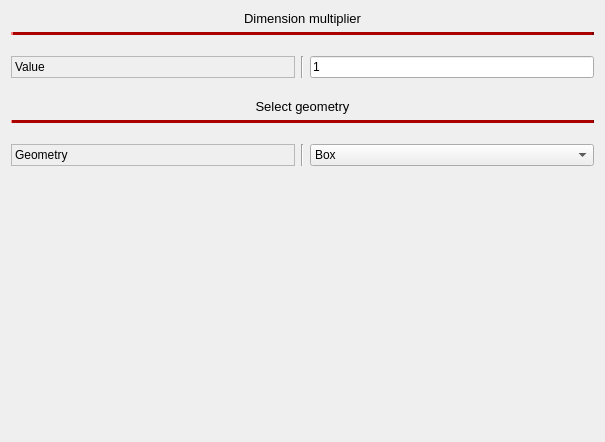
<?xml version="1.0" encoding="UTF-8"?>
<ui version="4.0">
 <class>Geometry</class>
 <widget class="QWidget" name="Geometry">
  <property name="geometry">
   <rect>
    <x>0</x>
    <y>0</y>
    <width>605</width>
    <height>442</height>
   </rect>
  </property>
  <property name="sizePolicy">
   <sizepolicy hsizetype="Preferred" vsizetype="Preferred">
    <horstretch>0</horstretch>
    <verstretch>0</verstretch>
   </sizepolicy>
  </property>
  <property name="minimumSize">
   <size>
    <width>0</width>
    <height>0</height>
   </size>
  </property>
  <property name="windowTitle">
   <string>Form</string>
  </property>
  <layout class="QVBoxLayout" name="verticalLayout_2">
   <item>
    <widget class="QLabel" name="dimension_multiplier_label">
     <property name="sizePolicy">
      <sizepolicy hsizetype="Preferred" vsizetype="Fixed">
       <horstretch>0</horstretch>
       <verstretch>0</verstretch>
      </sizepolicy>
     </property>
     <property name="font">
      <font>
       <pointsize>10</pointsize>
       <bold>false</bold>
      </font>
     </property>
     <property name="text">
      <string>Dimension multiplier</string>
     </property>
     <property name="alignment">
      <set>Qt::AlignCenter</set>
     </property>
    </widget>
   </item>
   <item>
    <widget class="Line" name="line">
     <property name="sizePolicy">
      <sizepolicy hsizetype="Preferred" vsizetype="Fixed">
       <horstretch>0</horstretch>
       <verstretch>0</verstretch>
      </sizepolicy>
     </property>
     <property name="palette">
      <palette>
       <active>
        <colorrole role="WindowText">
         <brush brushstyle="SolidPattern">
          <color alpha="255">
           <red>0</red>
           <green>0</green>
           <blue>0</blue>
          </color>
         </brush>
        </colorrole>
        <colorrole role="Button">
         <brush brushstyle="SolidPattern">
          <color alpha="255">
           <red>255</red>
           <green>0</green>
           <blue>0</blue>
          </color>
         </brush>
        </colorrole>
        <colorrole role="Light">
         <brush brushstyle="SolidPattern">
          <color alpha="255">
           <red>255</red>
           <green>127</green>
           <blue>127</blue>
          </color>
         </brush>
        </colorrole>
        <colorrole role="Midlight">
         <brush brushstyle="SolidPattern">
          <color alpha="255">
           <red>255</red>
           <green>63</green>
           <blue>63</blue>
          </color>
         </brush>
        </colorrole>
        <colorrole role="Dark">
         <brush brushstyle="SolidPattern">
          <color alpha="255">
           <red>127</red>
           <green>0</green>
           <blue>0</blue>
          </color>
         </brush>
        </colorrole>
        <colorrole role="Mid">
         <brush brushstyle="SolidPattern">
          <color alpha="255">
           <red>170</red>
           <green>0</green>
           <blue>0</blue>
          </color>
         </brush>
        </colorrole>
        <colorrole role="Text">
         <brush brushstyle="SolidPattern">
          <color alpha="255">
           <red>0</red>
           <green>0</green>
           <blue>0</blue>
          </color>
         </brush>
        </colorrole>
        <colorrole role="BrightText">
         <brush brushstyle="SolidPattern">
          <color alpha="255">
           <red>255</red>
           <green>255</green>
           <blue>255</blue>
          </color>
         </brush>
        </colorrole>
        <colorrole role="ButtonText">
         <brush brushstyle="SolidPattern">
          <color alpha="255">
           <red>0</red>
           <green>0</green>
           <blue>0</blue>
          </color>
         </brush>
        </colorrole>
        <colorrole role="Base">
         <brush brushstyle="SolidPattern">
          <color alpha="255">
           <red>255</red>
           <green>255</green>
           <blue>255</blue>
          </color>
         </brush>
        </colorrole>
        <colorrole role="Window">
         <brush brushstyle="SolidPattern">
          <color alpha="255">
           <red>255</red>
           <green>0</green>
           <blue>0</blue>
          </color>
         </brush>
        </colorrole>
        <colorrole role="Shadow">
         <brush brushstyle="SolidPattern">
          <color alpha="255">
           <red>0</red>
           <green>0</green>
           <blue>0</blue>
          </color>
         </brush>
        </colorrole>
        <colorrole role="AlternateBase">
         <brush brushstyle="SolidPattern">
          <color alpha="255">
           <red>255</red>
           <green>127</green>
           <blue>127</blue>
          </color>
         </brush>
        </colorrole>
        <colorrole role="ToolTipBase">
         <brush brushstyle="SolidPattern">
          <color alpha="255">
           <red>255</red>
           <green>255</green>
           <blue>220</blue>
          </color>
         </brush>
        </colorrole>
        <colorrole role="ToolTipText">
         <brush brushstyle="SolidPattern">
          <color alpha="255">
           <red>0</red>
           <green>0</green>
           <blue>0</blue>
          </color>
         </brush>
        </colorrole>
        <colorrole role="PlaceholderText">
         <brush brushstyle="SolidPattern">
          <color alpha="127">
           <red>0</red>
           <green>0</green>
           <blue>0</blue>
          </color>
         </brush>
        </colorrole>
        <colorrole role="Accent">
         <brush brushstyle="SolidPattern">
          <color alpha="255">
           <red>255</red>
           <green>255</green>
           <blue>255</blue>
          </color>
         </brush>
        </colorrole>
       </active>
       <inactive>
        <colorrole role="WindowText">
         <brush brushstyle="SolidPattern">
          <color alpha="255">
           <red>0</red>
           <green>0</green>
           <blue>0</blue>
          </color>
         </brush>
        </colorrole>
        <colorrole role="Button">
         <brush brushstyle="SolidPattern">
          <color alpha="255">
           <red>255</red>
           <green>0</green>
           <blue>0</blue>
          </color>
         </brush>
        </colorrole>
        <colorrole role="Light">
         <brush brushstyle="SolidPattern">
          <color alpha="255">
           <red>255</red>
           <green>127</green>
           <blue>127</blue>
          </color>
         </brush>
        </colorrole>
        <colorrole role="Midlight">
         <brush brushstyle="SolidPattern">
          <color alpha="255">
           <red>255</red>
           <green>63</green>
           <blue>63</blue>
          </color>
         </brush>
        </colorrole>
        <colorrole role="Dark">
         <brush brushstyle="SolidPattern">
          <color alpha="255">
           <red>127</red>
           <green>0</green>
           <blue>0</blue>
          </color>
         </brush>
        </colorrole>
        <colorrole role="Mid">
         <brush brushstyle="SolidPattern">
          <color alpha="255">
           <red>170</red>
           <green>0</green>
           <blue>0</blue>
          </color>
         </brush>
        </colorrole>
        <colorrole role="Text">
         <brush brushstyle="SolidPattern">
          <color alpha="255">
           <red>0</red>
           <green>0</green>
           <blue>0</blue>
          </color>
         </brush>
        </colorrole>
        <colorrole role="BrightText">
         <brush brushstyle="SolidPattern">
          <color alpha="255">
           <red>255</red>
           <green>255</green>
           <blue>255</blue>
          </color>
         </brush>
        </colorrole>
        <colorrole role="ButtonText">
         <brush brushstyle="SolidPattern">
          <color alpha="255">
           <red>0</red>
           <green>0</green>
           <blue>0</blue>
          </color>
         </brush>
        </colorrole>
        <colorrole role="Base">
         <brush brushstyle="SolidPattern">
          <color alpha="255">
           <red>255</red>
           <green>255</green>
           <blue>255</blue>
          </color>
         </brush>
        </colorrole>
        <colorrole role="Window">
         <brush brushstyle="SolidPattern">
          <color alpha="255">
           <red>255</red>
           <green>0</green>
           <blue>0</blue>
          </color>
         </brush>
        </colorrole>
        <colorrole role="Shadow">
         <brush brushstyle="SolidPattern">
          <color alpha="255">
           <red>0</red>
           <green>0</green>
           <blue>0</blue>
          </color>
         </brush>
        </colorrole>
        <colorrole role="AlternateBase">
         <brush brushstyle="SolidPattern">
          <color alpha="255">
           <red>255</red>
           <green>127</green>
           <blue>127</blue>
          </color>
         </brush>
        </colorrole>
        <colorrole role="ToolTipBase">
         <brush brushstyle="SolidPattern">
          <color alpha="255">
           <red>255</red>
           <green>255</green>
           <blue>220</blue>
          </color>
         </brush>
        </colorrole>
        <colorrole role="ToolTipText">
         <brush brushstyle="SolidPattern">
          <color alpha="255">
           <red>0</red>
           <green>0</green>
           <blue>0</blue>
          </color>
         </brush>
        </colorrole>
        <colorrole role="PlaceholderText">
         <brush brushstyle="SolidPattern">
          <color alpha="127">
           <red>0</red>
           <green>0</green>
           <blue>0</blue>
          </color>
         </brush>
        </colorrole>
        <colorrole role="Accent">
         <brush brushstyle="SolidPattern">
          <color alpha="255">
           <red>255</red>
           <green>255</green>
           <blue>255</blue>
          </color>
         </brush>
        </colorrole>
       </inactive>
       <disabled>
        <colorrole role="WindowText">
         <brush brushstyle="SolidPattern">
          <color alpha="255">
           <red>127</red>
           <green>0</green>
           <blue>0</blue>
          </color>
         </brush>
        </colorrole>
        <colorrole role="Button">
         <brush brushstyle="SolidPattern">
          <color alpha="255">
           <red>255</red>
           <green>0</green>
           <blue>0</blue>
          </color>
         </brush>
        </colorrole>
        <colorrole role="Light">
         <brush brushstyle="SolidPattern">
          <color alpha="255">
           <red>255</red>
           <green>127</green>
           <blue>127</blue>
          </color>
         </brush>
        </colorrole>
        <colorrole role="Midlight">
         <brush brushstyle="SolidPattern">
          <color alpha="255">
           <red>255</red>
           <green>63</green>
           <blue>63</blue>
          </color>
         </brush>
        </colorrole>
        <colorrole role="Dark">
         <brush brushstyle="SolidPattern">
          <color alpha="255">
           <red>127</red>
           <green>0</green>
           <blue>0</blue>
          </color>
         </brush>
        </colorrole>
        <colorrole role="Mid">
         <brush brushstyle="SolidPattern">
          <color alpha="255">
           <red>170</red>
           <green>0</green>
           <blue>0</blue>
          </color>
         </brush>
        </colorrole>
        <colorrole role="Text">
         <brush brushstyle="SolidPattern">
          <color alpha="255">
           <red>127</red>
           <green>0</green>
           <blue>0</blue>
          </color>
         </brush>
        </colorrole>
        <colorrole role="BrightText">
         <brush brushstyle="SolidPattern">
          <color alpha="255">
           <red>255</red>
           <green>255</green>
           <blue>255</blue>
          </color>
         </brush>
        </colorrole>
        <colorrole role="ButtonText">
         <brush brushstyle="SolidPattern">
          <color alpha="255">
           <red>127</red>
           <green>0</green>
           <blue>0</blue>
          </color>
         </brush>
        </colorrole>
        <colorrole role="Base">
         <brush brushstyle="SolidPattern">
          <color alpha="255">
           <red>255</red>
           <green>0</green>
           <blue>0</blue>
          </color>
         </brush>
        </colorrole>
        <colorrole role="Window">
         <brush brushstyle="SolidPattern">
          <color alpha="255">
           <red>255</red>
           <green>0</green>
           <blue>0</blue>
          </color>
         </brush>
        </colorrole>
        <colorrole role="Shadow">
         <brush brushstyle="SolidPattern">
          <color alpha="255">
           <red>0</red>
           <green>0</green>
           <blue>0</blue>
          </color>
         </brush>
        </colorrole>
        <colorrole role="AlternateBase">
         <brush brushstyle="SolidPattern">
          <color alpha="255">
           <red>255</red>
           <green>0</green>
           <blue>0</blue>
          </color>
         </brush>
        </colorrole>
        <colorrole role="ToolTipBase">
         <brush brushstyle="SolidPattern">
          <color alpha="255">
           <red>255</red>
           <green>255</green>
           <blue>220</blue>
          </color>
         </brush>
        </colorrole>
        <colorrole role="ToolTipText">
         <brush brushstyle="SolidPattern">
          <color alpha="255">
           <red>0</red>
           <green>0</green>
           <blue>0</blue>
          </color>
         </brush>
        </colorrole>
        <colorrole role="PlaceholderText">
         <brush brushstyle="SolidPattern">
          <color alpha="127">
           <red>127</red>
           <green>0</green>
           <blue>0</blue>
          </color>
         </brush>
        </colorrole>
        <colorrole role="Accent">
         <brush brushstyle="SolidPattern">
          <color alpha="255">
           <red>255</red>
           <green>76</green>
           <blue>76</blue>
          </color>
         </brush>
        </colorrole>
       </disabled>
      </palette>
     </property>
     <property name="frameShadow">
      <enum>QFrame::Raised</enum>
     </property>
     <property name="lineWidth">
      <number>2</number>
     </property>
     <property name="midLineWidth">
      <number>5</number>
     </property>
     <property name="orientation">
      <enum>Qt::Horizontal</enum>
     </property>
    </widget>
   </item>
   <item>
    <layout class="QHBoxLayout" name="horizontalLayout">
     <property name="topMargin">
      <number>15</number>
     </property>
     <property name="bottomMargin">
      <number>15</number>
     </property>
     <item>
      <widget class="QLabel" name="multiplier_label">
       <property name="sizePolicy">
        <sizepolicy hsizetype="Preferred" vsizetype="Preferred">
         <horstretch>0</horstretch>
         <verstretch>0</verstretch>
        </sizepolicy>
       </property>
       <property name="frameShape">
        <enum>QFrame::StyledPanel</enum>
       </property>
       <property name="frameShadow">
        <enum>QFrame::Raised</enum>
       </property>
       <property name="lineWidth">
        <number>5</number>
       </property>
       <property name="midLineWidth">
        <number>2</number>
       </property>
       <property name="text">
        <string>Value</string>
       </property>
      </widget>
     </item>
     <item>
      <widget class="Line" name="line_4">
       <property name="orientation">
        <enum>Qt::Vertical</enum>
       </property>
      </widget>
     </item>
     <item>
      <widget class="QLineEdit" name="multiplier">
       <property name="sizePolicy">
        <sizepolicy hsizetype="Minimum" vsizetype="Fixed">
         <horstretch>0</horstretch>
         <verstretch>0</verstretch>
        </sizepolicy>
       </property>
       <property name="text">
        <string>1</string>
       </property>
      </widget>
     </item>
    </layout>
   </item>
   <item>
    <widget class="QLabel" name="select_geometry_label">
     <property name="font">
      <font>
       <pointsize>10</pointsize>
       <bold>false</bold>
      </font>
     </property>
     <property name="text">
      <string>Select geometry</string>
     </property>
     <property name="alignment">
      <set>Qt::AlignCenter</set>
     </property>
    </widget>
   </item>
   <item>
    <widget class="Line" name="line_2">
     <property name="sizePolicy">
      <sizepolicy hsizetype="Preferred" vsizetype="Fixed">
       <horstretch>0</horstretch>
       <verstretch>0</verstretch>
      </sizepolicy>
     </property>
     <property name="palette">
      <palette>
       <active>
        <colorrole role="WindowText">
         <brush brushstyle="SolidPattern">
          <color alpha="255">
           <red>0</red>
           <green>0</green>
           <blue>0</blue>
          </color>
         </brush>
        </colorrole>
        <colorrole role="Button">
         <brush brushstyle="SolidPattern">
          <color alpha="255">
           <red>255</red>
           <green>0</green>
           <blue>0</blue>
          </color>
         </brush>
        </colorrole>
        <colorrole role="Light">
         <brush brushstyle="SolidPattern">
          <color alpha="255">
           <red>255</red>
           <green>127</green>
           <blue>127</blue>
          </color>
         </brush>
        </colorrole>
        <colorrole role="Midlight">
         <brush brushstyle="SolidPattern">
          <color alpha="255">
           <red>255</red>
           <green>63</green>
           <blue>63</blue>
          </color>
         </brush>
        </colorrole>
        <colorrole role="Dark">
         <brush brushstyle="SolidPattern">
          <color alpha="255">
           <red>127</red>
           <green>0</green>
           <blue>0</blue>
          </color>
         </brush>
        </colorrole>
        <colorrole role="Mid">
         <brush brushstyle="SolidPattern">
          <color alpha="255">
           <red>170</red>
           <green>0</green>
           <blue>0</blue>
          </color>
         </brush>
        </colorrole>
        <colorrole role="Text">
         <brush brushstyle="SolidPattern">
          <color alpha="255">
           <red>0</red>
           <green>0</green>
           <blue>0</blue>
          </color>
         </brush>
        </colorrole>
        <colorrole role="BrightText">
         <brush brushstyle="SolidPattern">
          <color alpha="255">
           <red>255</red>
           <green>255</green>
           <blue>255</blue>
          </color>
         </brush>
        </colorrole>
        <colorrole role="ButtonText">
         <brush brushstyle="SolidPattern">
          <color alpha="255">
           <red>0</red>
           <green>0</green>
           <blue>0</blue>
          </color>
         </brush>
        </colorrole>
        <colorrole role="Base">
         <brush brushstyle="SolidPattern">
          <color alpha="255">
           <red>255</red>
           <green>255</green>
           <blue>255</blue>
          </color>
         </brush>
        </colorrole>
        <colorrole role="Window">
         <brush brushstyle="SolidPattern">
          <color alpha="255">
           <red>255</red>
           <green>0</green>
           <blue>0</blue>
          </color>
         </brush>
        </colorrole>
        <colorrole role="Shadow">
         <brush brushstyle="SolidPattern">
          <color alpha="255">
           <red>0</red>
           <green>0</green>
           <blue>0</blue>
          </color>
         </brush>
        </colorrole>
        <colorrole role="AlternateBase">
         <brush brushstyle="SolidPattern">
          <color alpha="255">
           <red>255</red>
           <green>127</green>
           <blue>127</blue>
          </color>
         </brush>
        </colorrole>
        <colorrole role="ToolTipBase">
         <brush brushstyle="SolidPattern">
          <color alpha="255">
           <red>255</red>
           <green>255</green>
           <blue>220</blue>
          </color>
         </brush>
        </colorrole>
        <colorrole role="ToolTipText">
         <brush brushstyle="SolidPattern">
          <color alpha="255">
           <red>0</red>
           <green>0</green>
           <blue>0</blue>
          </color>
         </brush>
        </colorrole>
        <colorrole role="PlaceholderText">
         <brush brushstyle="SolidPattern">
          <color alpha="127">
           <red>0</red>
           <green>0</green>
           <blue>0</blue>
          </color>
         </brush>
        </colorrole>
        <colorrole role="Accent">
         <brush brushstyle="SolidPattern">
          <color alpha="255">
           <red>255</red>
           <green>255</green>
           <blue>255</blue>
          </color>
         </brush>
        </colorrole>
       </active>
       <inactive>
        <colorrole role="WindowText">
         <brush brushstyle="SolidPattern">
          <color alpha="255">
           <red>0</red>
           <green>0</green>
           <blue>0</blue>
          </color>
         </brush>
        </colorrole>
        <colorrole role="Button">
         <brush brushstyle="SolidPattern">
          <color alpha="255">
           <red>255</red>
           <green>0</green>
           <blue>0</blue>
          </color>
         </brush>
        </colorrole>
        <colorrole role="Light">
         <brush brushstyle="SolidPattern">
          <color alpha="255">
           <red>255</red>
           <green>127</green>
           <blue>127</blue>
          </color>
         </brush>
        </colorrole>
        <colorrole role="Midlight">
         <brush brushstyle="SolidPattern">
          <color alpha="255">
           <red>255</red>
           <green>63</green>
           <blue>63</blue>
          </color>
         </brush>
        </colorrole>
        <colorrole role="Dark">
         <brush brushstyle="SolidPattern">
          <color alpha="255">
           <red>127</red>
           <green>0</green>
           <blue>0</blue>
          </color>
         </brush>
        </colorrole>
        <colorrole role="Mid">
         <brush brushstyle="SolidPattern">
          <color alpha="255">
           <red>170</red>
           <green>0</green>
           <blue>0</blue>
          </color>
         </brush>
        </colorrole>
        <colorrole role="Text">
         <brush brushstyle="SolidPattern">
          <color alpha="255">
           <red>0</red>
           <green>0</green>
           <blue>0</blue>
          </color>
         </brush>
        </colorrole>
        <colorrole role="BrightText">
         <brush brushstyle="SolidPattern">
          <color alpha="255">
           <red>255</red>
           <green>255</green>
           <blue>255</blue>
          </color>
         </brush>
        </colorrole>
        <colorrole role="ButtonText">
         <brush brushstyle="SolidPattern">
          <color alpha="255">
           <red>0</red>
           <green>0</green>
           <blue>0</blue>
          </color>
         </brush>
        </colorrole>
        <colorrole role="Base">
         <brush brushstyle="SolidPattern">
          <color alpha="255">
           <red>255</red>
           <green>255</green>
           <blue>255</blue>
          </color>
         </brush>
        </colorrole>
        <colorrole role="Window">
         <brush brushstyle="SolidPattern">
          <color alpha="255">
           <red>255</red>
           <green>0</green>
           <blue>0</blue>
          </color>
         </brush>
        </colorrole>
        <colorrole role="Shadow">
         <brush brushstyle="SolidPattern">
          <color alpha="255">
           <red>0</red>
           <green>0</green>
           <blue>0</blue>
          </color>
         </brush>
        </colorrole>
        <colorrole role="AlternateBase">
         <brush brushstyle="SolidPattern">
          <color alpha="255">
           <red>255</red>
           <green>127</green>
           <blue>127</blue>
          </color>
         </brush>
        </colorrole>
        <colorrole role="ToolTipBase">
         <brush brushstyle="SolidPattern">
          <color alpha="255">
           <red>255</red>
           <green>255</green>
           <blue>220</blue>
          </color>
         </brush>
        </colorrole>
        <colorrole role="ToolTipText">
         <brush brushstyle="SolidPattern">
          <color alpha="255">
           <red>0</red>
           <green>0</green>
           <blue>0</blue>
          </color>
         </brush>
        </colorrole>
        <colorrole role="PlaceholderText">
         <brush brushstyle="SolidPattern">
          <color alpha="127">
           <red>0</red>
           <green>0</green>
           <blue>0</blue>
          </color>
         </brush>
        </colorrole>
        <colorrole role="Accent">
         <brush brushstyle="SolidPattern">
          <color alpha="255">
           <red>255</red>
           <green>255</green>
           <blue>255</blue>
          </color>
         </brush>
        </colorrole>
       </inactive>
       <disabled>
        <colorrole role="WindowText">
         <brush brushstyle="SolidPattern">
          <color alpha="255">
           <red>127</red>
           <green>0</green>
           <blue>0</blue>
          </color>
         </brush>
        </colorrole>
        <colorrole role="Button">
         <brush brushstyle="SolidPattern">
          <color alpha="255">
           <red>255</red>
           <green>0</green>
           <blue>0</blue>
          </color>
         </brush>
        </colorrole>
        <colorrole role="Light">
         <brush brushstyle="SolidPattern">
          <color alpha="255">
           <red>255</red>
           <green>127</green>
           <blue>127</blue>
          </color>
         </brush>
        </colorrole>
        <colorrole role="Midlight">
         <brush brushstyle="SolidPattern">
          <color alpha="255">
           <red>255</red>
           <green>63</green>
           <blue>63</blue>
          </color>
         </brush>
        </colorrole>
        <colorrole role="Dark">
         <brush brushstyle="SolidPattern">
          <color alpha="255">
           <red>127</red>
           <green>0</green>
           <blue>0</blue>
          </color>
         </brush>
        </colorrole>
        <colorrole role="Mid">
         <brush brushstyle="SolidPattern">
          <color alpha="255">
           <red>170</red>
           <green>0</green>
           <blue>0</blue>
          </color>
         </brush>
        </colorrole>
        <colorrole role="Text">
         <brush brushstyle="SolidPattern">
          <color alpha="255">
           <red>127</red>
           <green>0</green>
           <blue>0</blue>
          </color>
         </brush>
        </colorrole>
        <colorrole role="BrightText">
         <brush brushstyle="SolidPattern">
          <color alpha="255">
           <red>255</red>
           <green>255</green>
           <blue>255</blue>
          </color>
         </brush>
        </colorrole>
        <colorrole role="ButtonText">
         <brush brushstyle="SolidPattern">
          <color alpha="255">
           <red>127</red>
           <green>0</green>
           <blue>0</blue>
          </color>
         </brush>
        </colorrole>
        <colorrole role="Base">
         <brush brushstyle="SolidPattern">
          <color alpha="255">
           <red>255</red>
           <green>0</green>
           <blue>0</blue>
          </color>
         </brush>
        </colorrole>
        <colorrole role="Window">
         <brush brushstyle="SolidPattern">
          <color alpha="255">
           <red>255</red>
           <green>0</green>
           <blue>0</blue>
          </color>
         </brush>
        </colorrole>
        <colorrole role="Shadow">
         <brush brushstyle="SolidPattern">
          <color alpha="255">
           <red>0</red>
           <green>0</green>
           <blue>0</blue>
          </color>
         </brush>
        </colorrole>
        <colorrole role="AlternateBase">
         <brush brushstyle="SolidPattern">
          <color alpha="255">
           <red>255</red>
           <green>0</green>
           <blue>0</blue>
          </color>
         </brush>
        </colorrole>
        <colorrole role="ToolTipBase">
         <brush brushstyle="SolidPattern">
          <color alpha="255">
           <red>255</red>
           <green>255</green>
           <blue>220</blue>
          </color>
         </brush>
        </colorrole>
        <colorrole role="ToolTipText">
         <brush brushstyle="SolidPattern">
          <color alpha="255">
           <red>0</red>
           <green>0</green>
           <blue>0</blue>
          </color>
         </brush>
        </colorrole>
        <colorrole role="PlaceholderText">
         <brush brushstyle="SolidPattern">
          <color alpha="127">
           <red>127</red>
           <green>0</green>
           <blue>0</blue>
          </color>
         </brush>
        </colorrole>
        <colorrole role="Accent">
         <brush brushstyle="SolidPattern">
          <color alpha="255">
           <red>255</red>
           <green>76</green>
           <blue>76</blue>
          </color>
         </brush>
        </colorrole>
       </disabled>
      </palette>
     </property>
     <property name="font">
      <font>
       <kerning>true</kerning>
      </font>
     </property>
     <property name="frameShadow">
      <enum>QFrame::Raised</enum>
     </property>
     <property name="lineWidth">
      <number>1</number>
     </property>
     <property name="midLineWidth">
      <number>5</number>
     </property>
     <property name="orientation">
      <enum>Qt::Horizontal</enum>
     </property>
    </widget>
   </item>
   <item>
    <layout class="QHBoxLayout" name="horizontalLayout_2">
     <property name="leftMargin">
      <number>0</number>
     </property>
     <property name="topMargin">
      <number>15</number>
     </property>
     <property name="rightMargin">
      <number>0</number>
     </property>
     <property name="bottomMargin">
      <number>15</number>
     </property>
     <item>
      <widget class="QLabel" name="geometry_label">
       <property name="frameShape">
        <enum>QFrame::StyledPanel</enum>
       </property>
       <property name="text">
        <string>Geometry</string>
       </property>
      </widget>
     </item>
     <item>
      <widget class="Line" name="line_3">
       <property name="orientation">
        <enum>Qt::Vertical</enum>
       </property>
      </widget>
     </item>
     <item>
      <widget class="QComboBox" name="geometry_combo">
       <item>
        <property name="text">
         <string>Box</string>
        </property>
       </item>
       <item>
        <property name="text">
         <string>Sphere</string>
        </property>
       </item>
      </widget>
     </item>
    </layout>
   </item>
   <item>
    <layout class="QVBoxLayout" name="geometry_plot_layout">
     <property name="topMargin">
      <number>0</number>
     </property>
    </layout>
   </item>
   <item>
    <spacer name="verticalSpacer">
     <property name="orientation">
      <enum>Qt::Vertical</enum>
     </property>
     <property name="sizeType">
      <enum>QSizePolicy::MinimumExpanding</enum>
     </property>
     <property name="sizeHint" stdset="0">
      <size>
       <width>20</width>
       <height>40</height>
      </size>
     </property>
    </spacer>
   </item>
   <item>
    <layout class="QVBoxLayout" name="button_layout"/>
   </item>
  </layout>
 </widget>
 <resources/>
 <connections/>
</ui>
